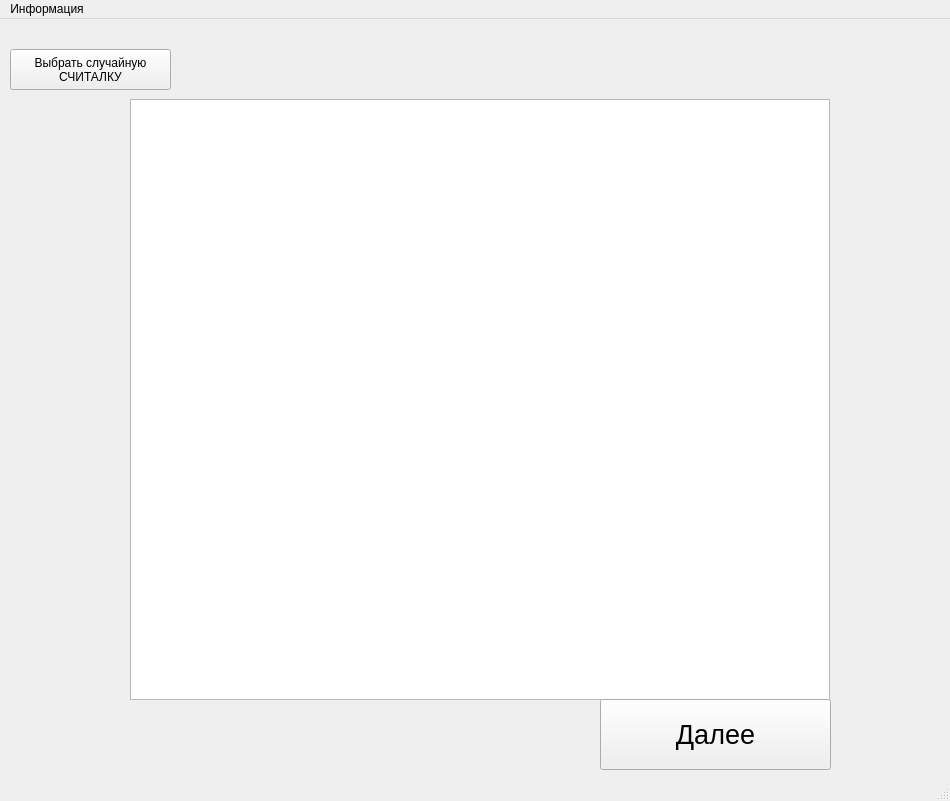
<?xml version="1.0" encoding="UTF-8"?>
<ui version="4.0">
 <class>MainWindow</class>
 <widget class="QMainWindow" name="MainWindow">
  <property name="geometry">
   <rect>
    <x>0</x>
    <y>0</y>
    <width>950</width>
    <height>801</height>
   </rect>
  </property>
  <property name="maximumSize">
   <size>
    <width>1000</width>
    <height>1000</height>
   </size>
  </property>
  <property name="windowTitle">
   <string>ВЕЛИКАЯ СЧИТАЛОЧКА РУБАНА</string>
  </property>
  <property name="windowIcon">
   <iconset>
    <normaloff>build/Desktop_Qt_6_11_0_MinGW_64_bit-u041eu0442u043bu0430u0434u043au0430/debug/меллстрой.png</normaloff>build/Desktop_Qt_6_11_0_MinGW_64_bit-u041eu0442u043bu0430u0434u043au0430/debug/меллстрой.png</iconset>
  </property>
  <widget class="QWidget" name="centralwidget">
   <widget class="QGraphicsView" name="graphicsView">
    <property name="geometry">
     <rect>
      <x>130</x>
      <y>80</y>
      <width>700</width>
      <height>601</height>
     </rect>
    </property>
    <property name="maximumSize">
     <size>
      <width>700</width>
      <height>700</height>
     </size>
    </property>
   </widget>
   <widget class="QPushButton" name="nextWordButton">
    <property name="geometry">
     <rect>
      <x>600</x>
      <y>680</y>
      <width>231</width>
      <height>71</height>
     </rect>
    </property>
    <property name="font">
     <font>
      <pointsize>20</pointsize>
     </font>
    </property>
    <property name="text">
     <string>Далее</string>
    </property>
   </widget>
   <widget class="QLabel" name="label">
    <property name="geometry">
     <rect>
      <x>260</x>
      <y>20</y>
      <width>431</width>
      <height>51</height>
     </rect>
    </property>
    <property name="font">
     <font>
      <pointsize>24</pointsize>
     </font>
    </property>
    <property name="text">
     <string/>
    </property>
   </widget>
   <widget class="QPushButton" name="randomPoemButton">
    <property name="geometry">
     <rect>
      <x>10</x>
      <y>30</y>
      <width>161</width>
      <height>41</height>
     </rect>
    </property>
    <property name="text">
     <string>Выбрать случайную
СЧИТАЛКУ</string>
    </property>
   </widget>
  </widget>
  <widget class="QMenuBar" name="menubar">
   <property name="geometry">
    <rect>
     <x>0</x>
     <y>0</y>
     <width>950</width>
     <height>22</height>
    </rect>
   </property>
   <widget class="QMenu" name="menu">
    <property name="title">
     <string>Информация</string>
    </property>
    <addaction name="actionAbout"/>
   </widget>
   <addaction name="menu"/>
  </widget>
  <widget class="QStatusBar" name="statusbar"/>
  <action name="actionAbout">
   <property name="text">
    <string>Справка</string>
   </property>
  </action>
 </widget>
 <resources/>
 <connections/>
</ui>
